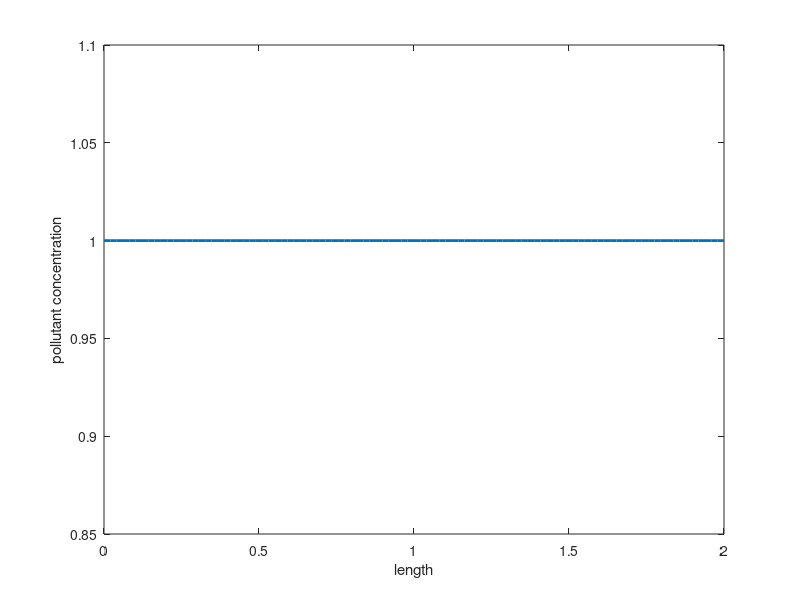

Reproduce this figure in MATLAB.
clear
close all
clc
%% Coursework S2 code by Viviene Dela Cruz
%% Using central differencing scheme to find the concentration pollution
%% Setting parameters
nx=99;              %number of indeces for the volume
L=2;                %length of the control volume
u=1;                %advective air velocity, in m/s
D=0.01;             %diffusivity coefficient
deltax=L/(nx-1);    %equal spacing of 99 indeces in L
x = linspace(0,2, nx);%length along which the study is being conducted

%% Initialising values for Ac=b
A = zeros(nx,nx);   %initialising Matrix A
c = zeros(nx,1);    %initialising vector c    
b = zeros(nx,1);    %initialising vector b

%% Discretising general equation
aw = ((-u/(2*deltax))-(D/(deltax^2)));  %for ci-1
ap = ((2*D)/(deltax^2));                %for ci
ae = ((u/(2*deltax))-(D/(deltax^2)));   %for ci+1

%% Using boundary conditions
A(1,1)=1;           %c(0)=1
A(nx,nx)=ap;
A(nx,nx-1)=aw+ae;   %c'(L)=0

%% Replacing values for Matrix A
for i=2:nx-1
    A(i,i)=ap;      %for the ci term
    A(i,i+1)=ae;    %for the ci-1 term
    A(i,i-1)=aw;    %for the ci+1 term
end

%% Replacing necessary value/s for vector b
b(1,1)=1;           %c(0)=1 therefore 1*c1=1 in Ac=b form

c = A\b

fig = figure()
set(fig, 'color', 'white')
plot(x,c,'LineWidth', 2)
xlabel('length')
ylabel('pollutant concentration')
